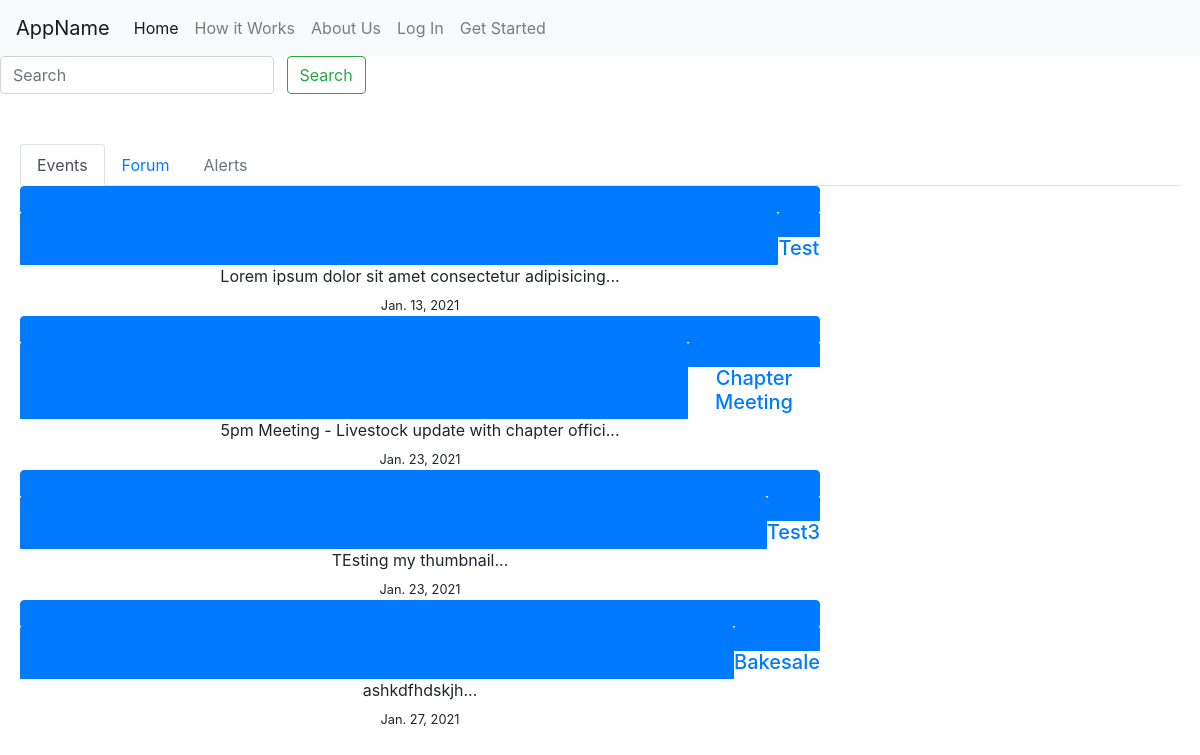
Screenshot of /events/ with the database file from the repository.
### events/models.py (models this page shows, shortened)
class Event(models.Model):
    title=models.CharField(max_length=100)
    slug=models.SlugField(null=True, blank=True)
    description=models.TextField()
    location=models.CharField(max_length=100)
    date=models.DateField()
    thumb=models.ImageField(default='default.png', blank=True)
    def snippet(self):
        return self.description[:50] + '...'

### events/views.py (the view)
# urls.py: path('', views.events_home, name='list'),
def events_home(request):
    events = Event.objects.all().order_by('date')
    return render(request, 'events/index.html', {'events': events })

### events/templates/events/index.html (shortened to what this page needs)
{% extends 'base_layout.html' %}
{% block content %}
 <form class="form-inline my-2 my-lg-0 search-bar ">
    <div class="search">
      <input class="form-control mr-sm-2 " type="search" placeholder="Search" aria-label="Search">
      <button class="btn btn-outline-success my-2 my-sm-0" type="submit">Search</button>
    </div>
  </form>
  <div class="main-headline">
    <ul class="nav nav-tabs" id = "myTab" role="tablist">
      <li class="nav-item">
        <a class="nav-link active" id="home-tab" data-toggle="tab" role="tab" aria-controls="home" href="{% url 'events:list' %}" aria-selected="true">Events</a>
      </li>
      <li class="nav-item">
        <a class="nav-link" id="forum-tab" data-toggle="tab" role ="tab" aria-controls="forum" href="#" aria-selected="false">Forum</a>
      </li>
      <li class="nav-item">
        <a class="nav-link disabled" id="alert-tab" data-toggle="tab" role ="tab" aria-controls="alert" href="#" aria-selected="false">Alerts</a>
      </li>
    </ul>
    <div class="tab-content" id="myTabContent">
      <div class="tab-pane fade show active" id="home" role="tabpanel" aria-labelledby="home-tab">
        <div class="list-group events">
          {% for event in events %}
            <div class="event">
              <a href="#" class="list-group-item list-group-item-action flex-column align-items-start active">
                <div class="d-flex w-100 justify-content-between">
                  <h5 class="mb-1"><a href="{% url 'events:detail' event.slug %}">{{event.title}}</a></h5>
                </div>
                <p class="mb-1">{{event.snippet}}</p>
                <small>{{event.date}}</small>
              </a>
            </div>
          {% endfor %}
        </div>
      </div>
    </div>
  </div>
{% endblock %}

### css/styles.css (style rules this page uses)
.main-headline { width: 100%; display: flex; flex-direction: column; text-align: center; padding-top: 50px; padding-right: 20px; padding-left: 20px; padding-bottom: 50px; }
div.list-group { width:450px; display: flex; flex-wrap: wrap; }
@media (min-width:600px) { div.list-group { width: 800px; display: flex; } }
.search-bar { display: inline; width: 800px; }
@media (min-width:600px) { .search-bar { display: inline; } }

### rows the page displays
Event: title "Test", snippet "Lorem ipsum dolor sit amet consectetur adipisicing...", date "Jan. 13, 2021"
Event: title "Chapter Meeting", snippet "5pm Meeting - Livestock update with chapter offici...", date "Jan. 23, 2021"
Event: title "Test3", snippet "TEsting my thumbnail...", date "Jan. 23, 2021"
Event: title "Bakesale", snippet "ashkdfhdskjh...", date "Jan. 27, 2021"
